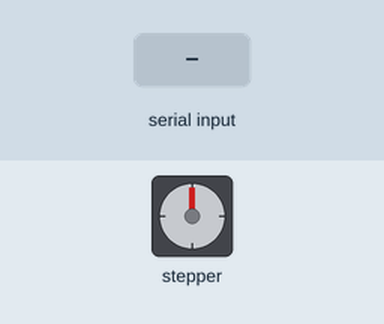
This sketch was run on a simulated Arduino Uno, built with avr-gcc and run on an emulated ATmega328P. On the bench: stepper motor. Wiring (inferred from the names in the program): stepper motor driver (200 steps per turn assumed): step pin 3; direction pin 2. Inputs (shaded band) come from the test bench. What the sketch prints to the serial monitor is not drawn.

Above: at 1.2 s.
1.3 s: "90,45\n" received over Serial
Timing chart, 0 to 9.6 s (numbered marks = the images above; inputs shaded):
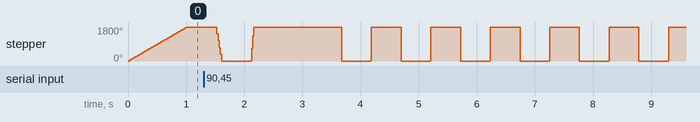

The sketch:

sketch_apr18a-steppermotor1.ino
```cpp
int dirPin = 2;
int stepPin = 3;
int stepTimeUs = 1000;
int dir = 0;

void setup() {
  pinMode(dirPin, OUTPUT);
  pinMode(stepPin, OUTPUT);
  Serial.begin(9600);
}

void runSteps(int count) {
  if (Serial.available()) {
    stepTimeUs = Serial.parseInt();
    Serial.println(stepTimeUs);
  }
  digitalWrite(dirPin, dir);
  for(int i = 0; i < count; i++) {
    digitalWrite(stepPin, HIGH);
    delayMicroseconds(stepTimeUs / 2);
    digitalWrite(stepPin, LOW);
    delayMicroseconds(stepTimeUs / 2);
  }
}

void loop() {
  dir = !dir;
  runSteps(1000);
  delay(500);
}
```
